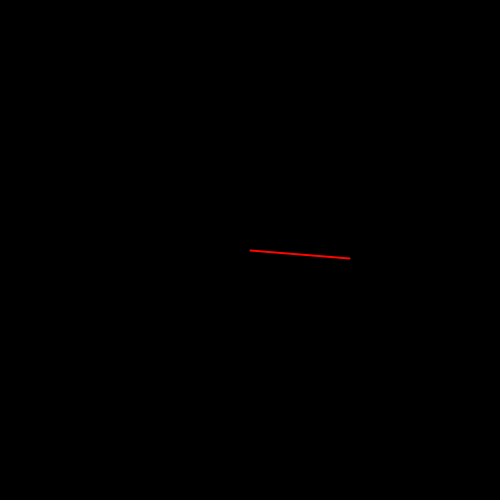
Frame 1 (no input)
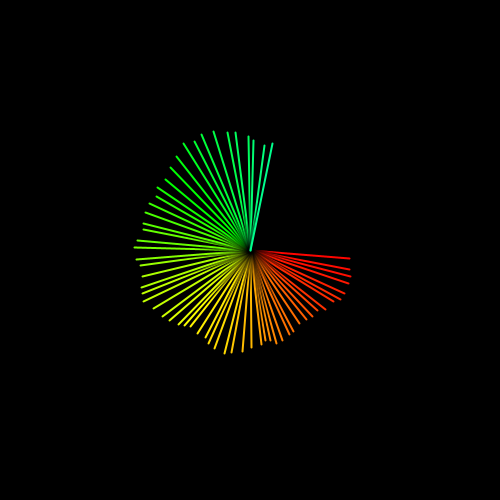
Frame 60 (the mouse pressed at the canvas centre just before this capture)
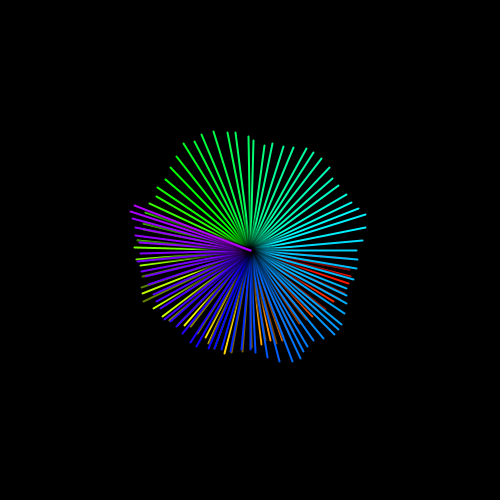
Frame 120 (the mouse held since frame 60 and released just before this capture)

The Processing sketch that drew these frames (run headless with seeded random() and noise(); from frame 60 on, the mouse is pressed at the canvas centre):

// Processing sketch: processing_94719
// ── processing_94719.pde

int degree;
float maxColor;
float lineColor;  // hue
int minLineLength;
int maxLineLength;
int lineLength;
float lineGrowth;

void setup() {
    maxColor = 360;
    colorMode(HSB, maxColor, 1, 1, 1);
    size(500, 500);
    background(0, 1, 0, 1);

    degree = 0;
    lineColor = 0;
    minLineLength = 30;
    maxLineLength = 240;
    lineLength = 100;
    lineGrowth = 0;
}

void draw() {
    degree = (int)(degree + 3 + random(4)) % 360;
    lineColor = (lineColor + random(0, 5)) % maxColor;
    
    lineLength += lineGrowth;
    int factor = (random(minLineLength, maxLineLength) < lineLength) ? -1 : 1;
    lineGrowth = lineGrowth/3 + factor * random(0, 5);
    
    stroke(0, 1, 0, 0.5);
    strokeWeight(5);
    drawLine(250, 250, degree, maxLineLength);
    
    stroke(lineColor, 1, 1, 1);
    strokeWeight(2);
    drawLine(250, 250, degree, lineLength);
}

void drawLine(int startX, int startY, float degree, int len) {
    line(
        startX, startY,
        startX + cos(radians(degree)) * len, startY+sin(radians(degree))*len
        );
}
